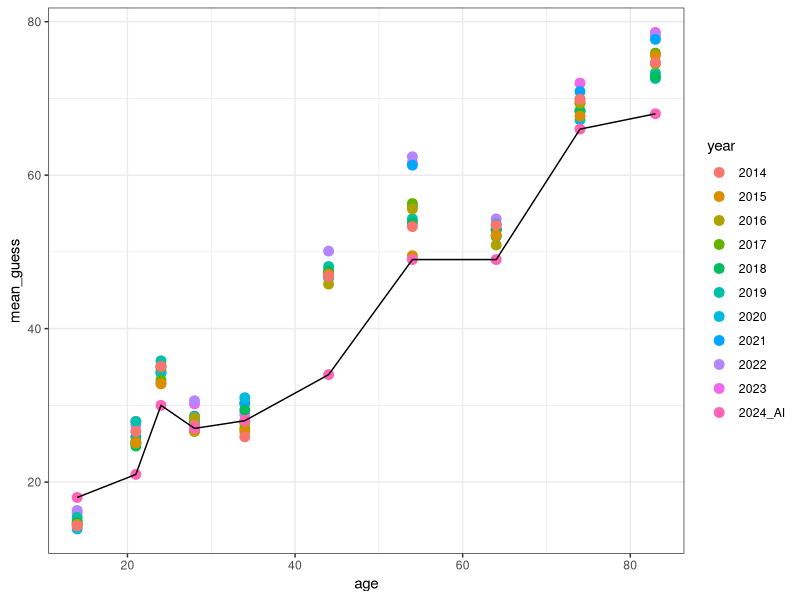
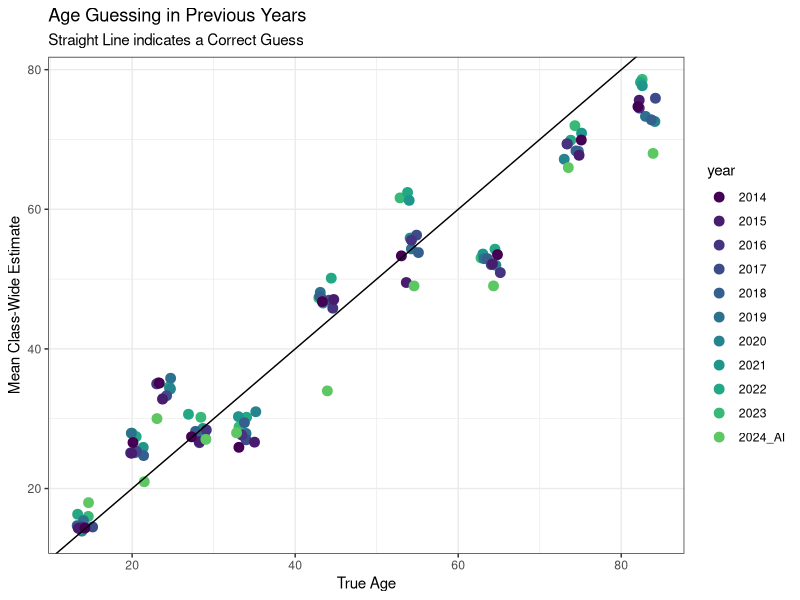
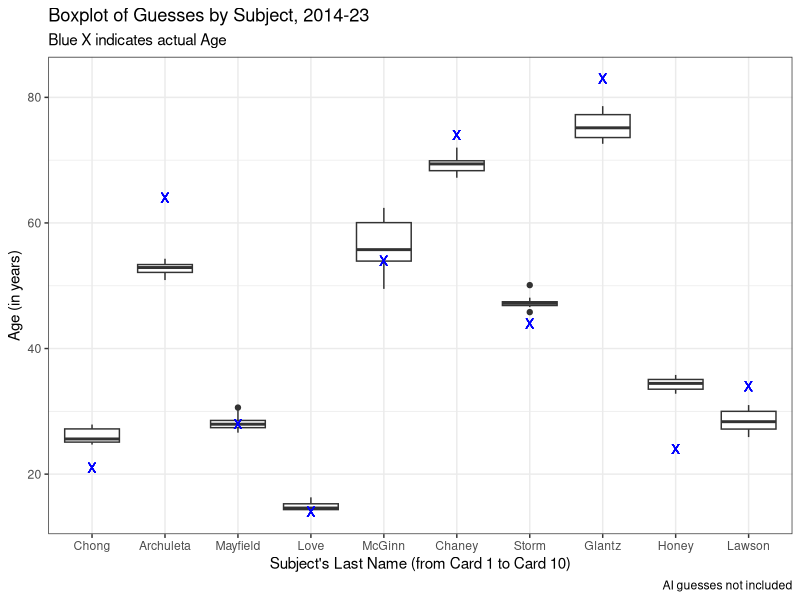
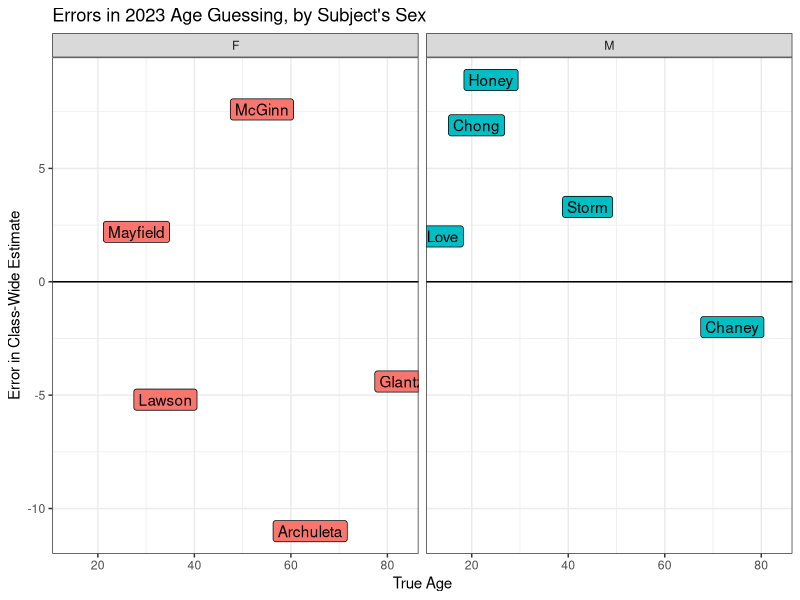

R code for these plots, in order:
## ---- chunk 1

library(kableExtra)
library(tidyverse)
ageguess <- read_csv("c01/data/photo-age-history-2023.csv")
## ---- chunk 2
ageguess[c(1:4,11,21,31), c(2, 6, 3, 7, 8)]
## ---- chunk 3
ggplot(ageguess, aes(x = age, y = mean_guess, col = year)) +
  geom_point(size = 3) +
  geom_line(data = ageguess |> filter(year == "2024_AI"), aes(x = age, y = mean_guess), col = "black") +
  theme(axis.text = element_text(size = 14),
        axis.title = element_text(size = 14, face = "bold"),
        legend.text = element_text(size = 12),
        legend.title = element_text(size = 12, face = "bold")) + 
  theme_bw()
## ---- chunk 4
ggplot(ageguess, aes(x = age, y = mean_guess, col = year)) +
  geom_point(position = "jitter", size = 3) +
  geom_abline(intercept = 0, slope = 1) + 
  scale_color_viridis_d(end = 0.75) +
  theme(axis.text = element_text(size = 14),
        axis.title = element_text(size = 14, face = "bold"),
        legend.text = element_text(size = 12),
        legend.title = element_text(size = 12, face = "bold")) +
  labs(title = "Age Guessing in Previous Years",
       subtitle = "Straight Line indicates a Correct Guess",
       x = "True Age", y = "Mean Class-Wide Estimate") + 
  theme_bw()
## ---- chunk 5
temp <- ageguess |> filter(year != "2024_AI")

temp <- temp |> mutate(label = fct_reorder(label, card))

ggplot(temp, aes(x = label, y = mean_guess)) +
  geom_boxplot() + 
  geom_point(aes(x = label, y = age), 
             col = "blue", size = 3, shape = "X") +
  theme_bw() +
  labs(title = "Boxplot of Guesses by Subject, 2014-23",
       subtitle = "Blue X indicates actual Age",
       x = "Subject's Last Name (from Card 1 to Card 10)",
       y = "Age (in years)",
       caption = "AI guesses not included")
## ---- chunk 6
ggplot(filter(ageguess, year == 2023), aes(x = age, y = error, fill = sex)) +
  geom_label(aes(label = label)) +
  geom_hline(yintercept = 0) + 
    guides(fill = "none") +
  theme(axis.text = element_text(size = 14),
        axis.title = element_text(size = 14, face = "bold"),
        legend.text = element_text(size = 12),
        legend.title = element_text(size = 12, face = "bold")) +
  labs(title = "Errors in 2023 Age Guessing, by Subject's Sex",
       x = "True Age", y = "Error in Class-Wide Estimate") + 
    theme_bw() + 
    facet_wrap(~ sex)
